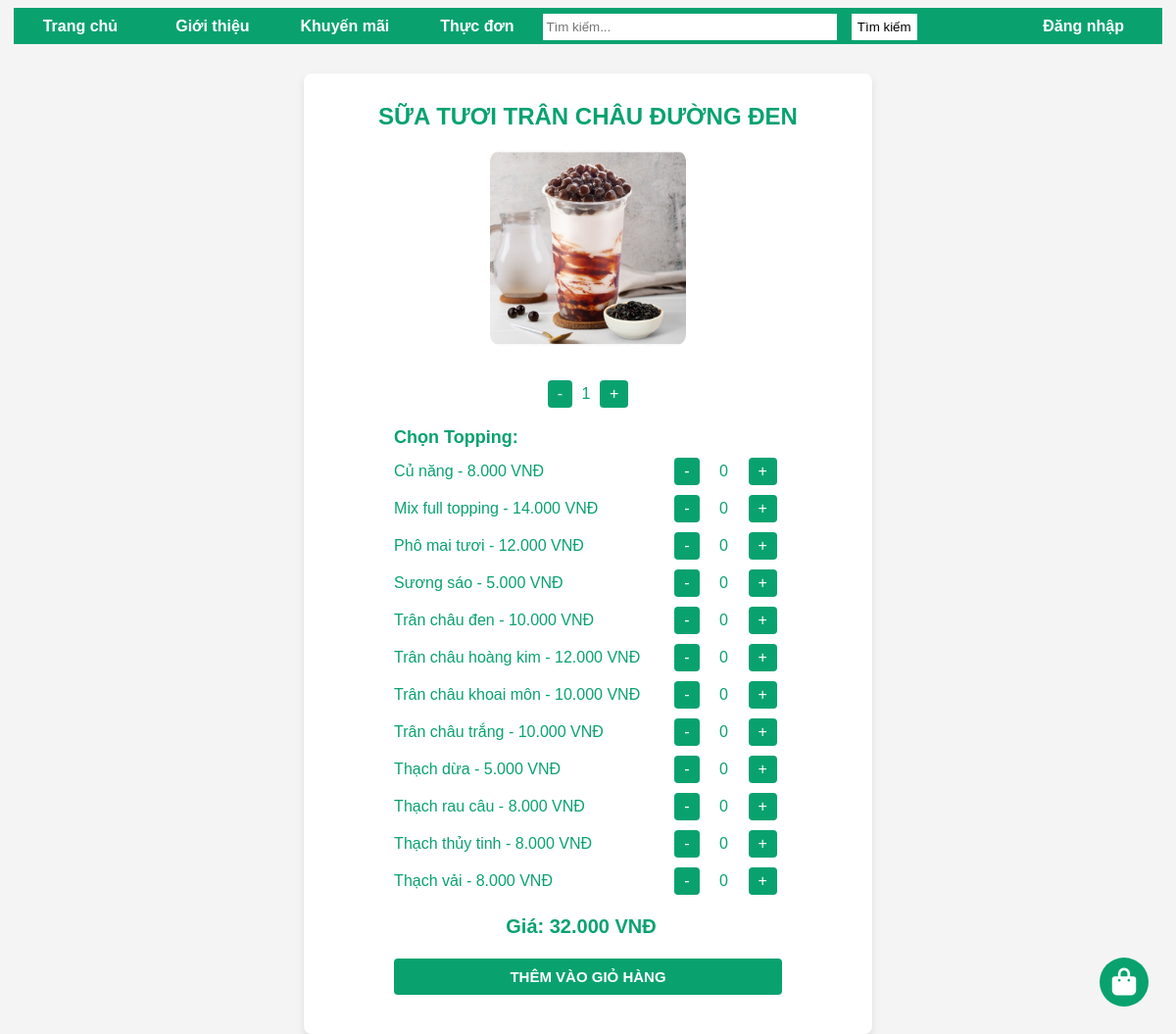
Page /page/order.php?masp=sttcl on the committed database.
### tables this page shows
CREATE TABLE `menu` (
  `masp` varchar(40) NOT NULL,
  `tensp` varchar(40) NOT NULL,
  `loai` varchar(20) NOT NULL,
  `gia` int(20) NOT NULL,
  `mota` varchar(100) DEFAULT NULL,
  `size` varchar(10) DEFAULT NULL,
  `anh` varchar(50) NOT NULL
);

CREATE TABLE `topping` (
  `matopping` varchar(20) NOT NULL,
  `tentopping` varchar(50) NOT NULL,
  `giatopping` int(11) NOT NULL
);

### page/order.php (the view, shortened to what this page needs)
<?php
include "connect.php";
include "homechinh.php";
if (isset($_GET['masp'])) {
    $masp = $_GET['masp'];
    $sql = "SELECT * FROM menu WHERE masp = '$masp'";
    $query = mysqli_query($conn, $sql);
    if ($query && mysqli_num_rows($query) > 0) {
        $product = mysqli_fetch_assoc($query);
    } else {
        echo "Sản phẩm không tồn tại.";
        exit;
    }
}
$loai = $product['loai'] ?? '';
$imagePath = "http://localhost/baocaoweb/anhbcweb/";
switch ($loai) {
    case 'trasua':
        $imagePath .= "trasua/{$product['anh']}";
        break;
}
$showToppingOptions = in_array($loai, ['trasua', 'tra']);
$toppings = [];
if ($showToppingOptions) {
    $sqlTopping = "SELECT * FROM topping";
    $queryTopping = mysqli_query($conn, $sqlTopping);
    while ($row = mysqli_fetch_assoc($queryTopping)) {
        $toppings[] = $row;
    }
}
?>
<!DOCTYPE html>
<html lang="vi">
<head>
    <link rel="stylesheet" href="http://localhost/baocaoweb/css/nuoc.css?v=<?=time();?>">
    <link href="https://cdnjs.cloudflare.com/ajax/libs/font-awesome/6.0.0-beta3/css/all.min.css" rel="stylesheet">
</head>
<body>
<div class="product-container">
    <h2 style="color: rgb(9, 162, 111); text-transform: uppercase;"><?php echo $product['tensp']; ?></h2>
    <div class="product-content">
        <div class="product-image">
            <a href="">
                <img src="<?php echo $imagePath; ?>" alt="<?php echo $product['tensp']; ?>" />
            </a>
        </div>
        <div class="product-details">
            <div class="quantity-controls">
                <button class="quantity-button" onclick="changeDrinkQuantity('quantity', -1)">-</button>
                <span id="quantity-display" style="color: rgb(9, 162, 111)">1</span>
                <button class="quantity-button" onclick="changeDrinkQuantity('quantity', 1)">+</button>
            </div>
            <div class="topping-options">
                <?php if ($showToppingOptions): ?>
                    <h3 style="color: rgb(9, 162, 111);">Chọn Topping:</h3>
                    <?php
                    foreach ($toppings as $topping) {
                        echo "<div class='topping-option'>
                                <label for='{$topping['matopping']}'>{$topping['tentopping']} - " . number_format($topping['giatopping'], 0, ',', '.') . " VNĐ</label>
                                <div class='topping-quantity'>
                                    <button class='quantity-button' onclick=\"changeToppingQuantity('{$topping['matopping']}', {$topping['giatopping']}, -1)\">-</button>
                                    <span class='quantity-display' id='{$topping['matopping']}-qty'>0</span>
                                    <button class='quantity-button' onclick=\"changeToppingQuantity('{$topping['matopping']}', {$topping['giatopping']}, 1)\">+</button>
                                </div>
                            </div>";
                    }
                    ?>
                <?php endif; ?>
                <br><p class="price">Giá: <span id="total-price"><?php echo number_format($product['gia'], 0, ',', '.'); ?></span> VNĐ</p><br>
                <form action="dat_hang.php" method="POST">
                        <button type="submit" name="themgh" class="buy-button">THÊM VÀO GIỎ HÀNG</button>
                </form>
            </div>
        </div>
    </div>
</div>
</body>
</html>

### page/icon.php (shortened to what this page needs)
<!DOCTYPE html>
<html lang="en">
<head>
</head>
<body>
    <div id="shop" class="shop">
        <a href="dat_hang.php">
        <i style="color: white;" class="fa-solid fa-bag-shopping"></i>
        </a>
    </div>
</body>
</html>

### page/homechinh.php (shortened to what this page needs)
<?php
    include("icon.php");
?>
<!DOCTYPE html>
<html lang="en">
<head>
    <link rel="stylesheet" href="http://localhost/baocaoweb/css/headerchinh2.css?v=<?=time();?>">
</head>
<body>
    <div id="wrapper">
        <div id="header">
            <nav class="container">
                <ul id="main-menu">
                    <li><a href="index.php?page_layout=trangchu">Trang chủ</a></li>
                    <li><a href="index.php?page_layout=gioithieu">Giới thiệu</a></li>
                    <li><a href="index.php?page_layout=khuyenmai">Khuyến mãi</a></li>
                    <li><a href="">Thực đơn</a>
                    </li>
                </ul>
                <ul id="menu2">
                    <form action="timkiem.php" method="POST">
                        <input type="search" name="timkiem" id="timkiem" placeholder="Tìm kiếm...">
                        <button type="submit">Tìm kiếm</button></a>
                    </form>
                    <?php if(isset($_SESSION['auth_role']) && $_SESSION['auth_role'] == '0' && isset($_SESSION['tenkh'])) :
                        ?>
                        <li><a href=""><?php echo $_SESSION['tenkh']; ?></a>
                            <ul class="sub-menu">
                                <li>
                                    <form action="ttkh.php" method="POST">
                                        <input type="hidden" name="tenkh" value="<?php echo $_SESSION['tenkh']; ?>">
                                        <a href="index.php?page_layout=hoso">Hồ sơ của tôi</a>
                                    </form>
                                </li>
                                <li>
                                    <form action="codedx.php" method="POST">
                                        <input type="submit" name="logout" class="logout" value="Đăng xuất">
                                    </form>
                                </li>
                            </ul>
                        </li>
                    <?php else: ?>
                        <li>
                            <a href="index.php?page_layout=dangnhap" class="login-btn">Đăng nhập</a>
                        </li>
                    <?php endif; ?>
                </ul>
            </nav>
        </div>
   </div>
</body>
</html>

### css/headerchinh2.css (style rules this page uses)
* { font-family: Helvetica; }
.container { max-width: 100%; height: 37px; margin: 0px; }
#header { background-color:rgb(9, 162, 111); }
nav.container { display: flex; justify-content: space-between; align-items: center; padding:0; }
#main-menu { display: flex; list-style-type: none; text-align: center; padding:0; margin:0; z-index:1; }
#main-menu >li { position:relative; width: 135px; height:95%; }
#main-menu li a { color:white; display: block; padding: 10px 20px; text-align: center; font-weight: bold; text-decoration: none; }
#menu2 input[type="search"] { width: 300px; border: 1px solid white; height:27px; margin-top: 6px; }
#menu2 button { border: none; background-color: white; color: black; cursor: pointer; height:27px; margin-right: 80px; margin-top: 6px; margin-left: 10px; }
#menu2 { display: flex; list-style-type: none; text-align: center; padding:0; margin:0; }
.login-btn { text-decoration: none; padding: 10px 20px; color: white; font-weight: bold; transition: background-color 0.3s; margin-left: 10px; }
#menu2 >li { position:relative; width: 170px; height:95%; }
#menu2 li a { color:white; display: block; padding: 10px 20px; text-align: center; font-weight: bold; text-decoration: none; }

### css/nuoc.css (style rules this page uses)
* { font-family: Helvetica; }
body { background-color: #f4f4f4; display: flex; flex-direction: column; align-items: center; height: 100vh; overflow-y: auto; }
h2 { margin-top: -10px; }
.product-container { margin-top: 30px; text-align: center; width: 500px; background-color: #fff; padding: 40px; border-radius: 8px; box-shadow: 0 4px 8px rgba(0, 0, 0, 0.1); display: flex; flex-direction: column; align-items: center; transform: center; }
.price { font-weight: bold; font-size: 20px; text-align: center; width: 100%; margin: -7px; color: rgb(9, 162, 111); }
.buy-button { font-weight: bold; background-color: rgb(9, 162, 111); color: #fff; border: none; font-size: 15px; padding: 10px 20px; border-radius: 4px; cursor: pointer; margin-top: 10px; text-align: center; display: block; width: 100%; }
.product-content { display: flex; flex-direction: column; align-items: center; width: 100%; }
.product-image img { width: 200px; height: auto; margin-bottom: 15px; border-radius: 12px; }
.topping-options { margin-top: 20px; text-align: left; }
.topping-options h3 { font-size: 18px; margin-bottom: 5px; }
.topping-option { display: flex; justify-content: space-between; align-items: center; margin: 10px 0; color: rgb(9, 162, 111); }
.topping-quantity { display: flex; justify-content: center; align-items: center; margin-left: 30px; }
.quantity-button { background-color: rgb(9, 162, 111); color: white; border: none; padding: 5px 10px; font-size: 16px; cursor: pointer; margin: 0 5px; border-radius: 4px; transition: background-color 0.3s; }
.quantity-display { width: 40px; text-align: center; font-size: 16px; }

### page/icon.php (style rules this page uses)
.shop { background-color: rgb(9,162,111); width: 50px; height: 50px; position: fixed; bottom: 28px; right: 28px; z-index: 1000; border-radius: 50%; display: flex; justify-content: center; align-items: center; }
.shop i { font-size: 28px; }

### rows in the picture
menu: tensp "SỮA TƯƠI TRÂN CHÂU ĐƯỜNG ĐEN", anh (picture), gia "32.000"
topping: tentopping "Củ năng", giatopping "8.000"
topping: tentopping "Mix full topping", giatopping "14.000"
topping: tentopping "Phô mai tươi", giatopping "12.000"
topping: tentopping "Sương sáo", giatopping "5.000"
topping: tentopping "Trân châu đen", giatopping "10.000"
topping: tentopping "Trân châu hoàng kim", giatopping "12.000"
topping: tentopping "Trân châu khoai môn", giatopping "10.000"
topping: tentopping "Trân châu trắng", giatopping "10.000"
topping: tentopping "Thạch dừa", giatopping "5.000"
topping: tentopping "Thạch rau câu", giatopping "8.000"
topping: tentopping "Thạch thủy tinh", giatopping "8.000"
topping: tentopping "Thạch vải", giatopping "8.000"
